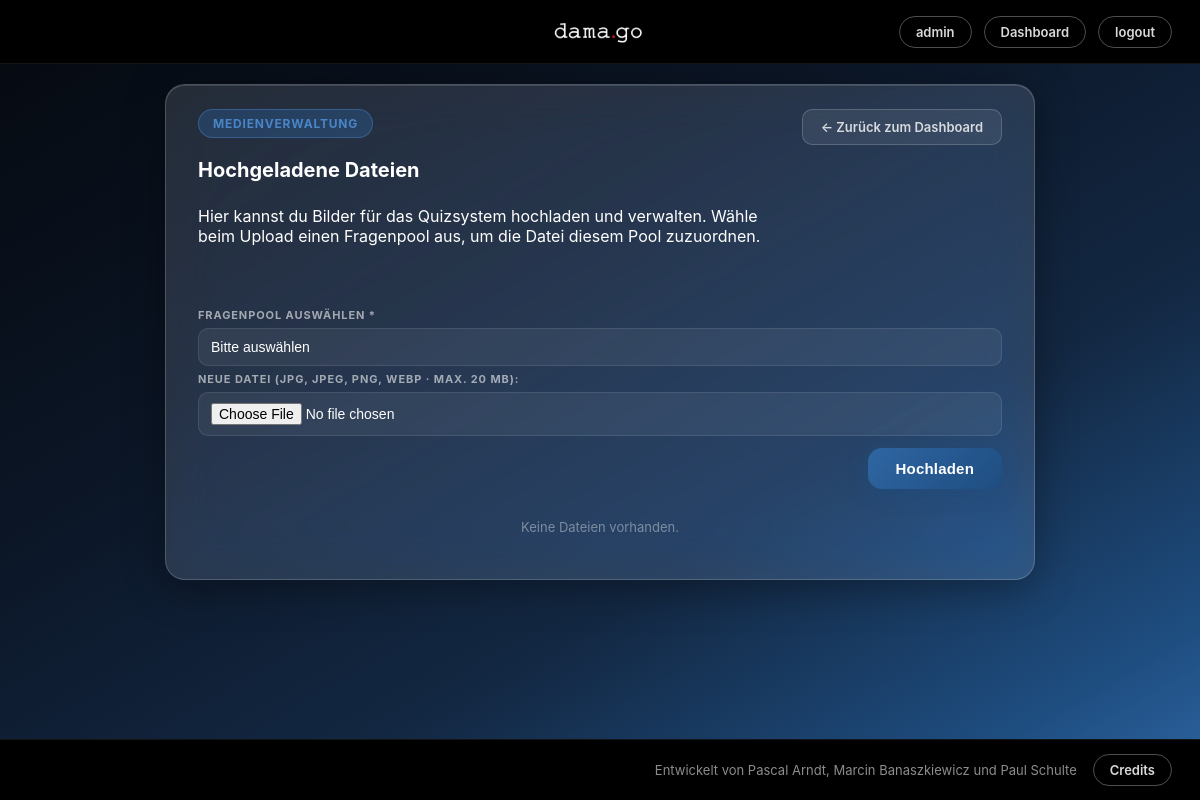
The app's page /PHP/manage_media.php (signed in), older data.
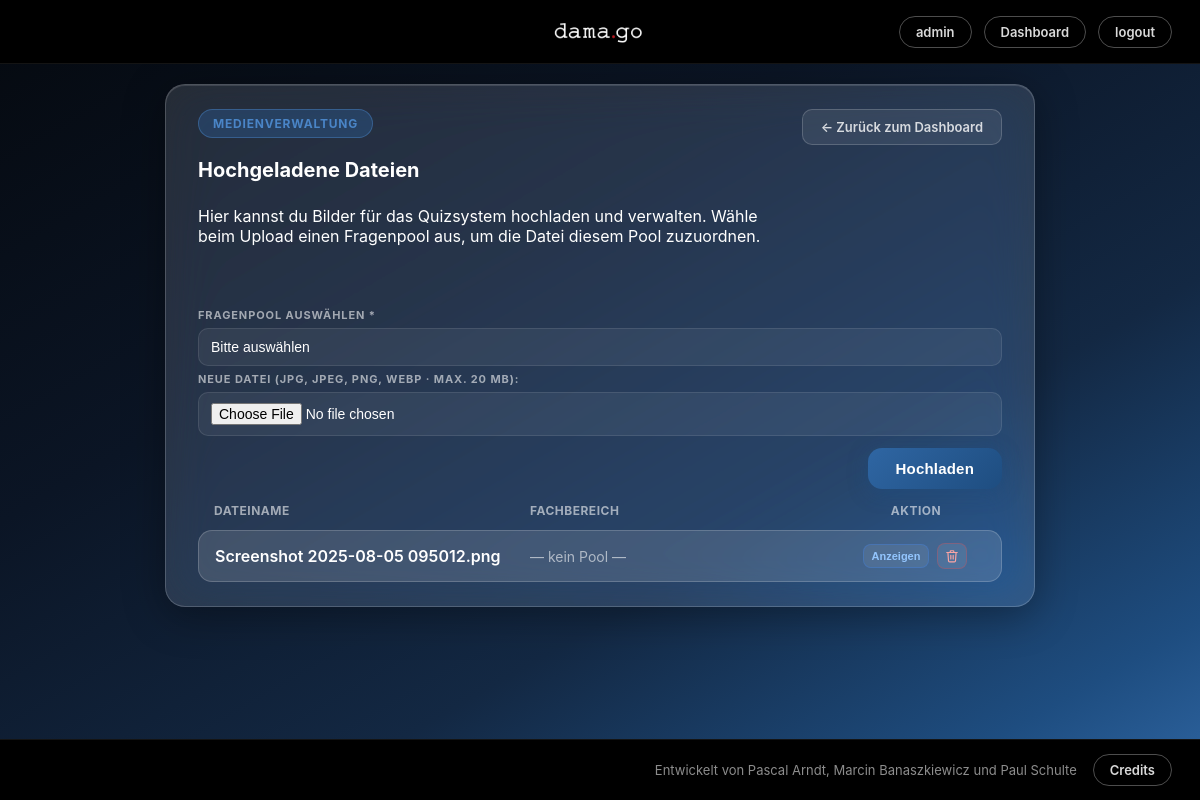
The same page, newer data.
### tables this page shows
CREATE TABLE `media_files` (
  `id` int(10) unsigned NOT NULL AUTO_INCREMENT,
  `file_name` varchar(255) NOT NULL,
  `original_name` varchar(255) NOT NULL,
  `mime_type` varchar(100) NOT NULL,
  `file_size` int(10) unsigned NOT NULL,
  `question_pool_id` int(10) unsigned DEFAULT NULL,
  `created_by` int(10) unsigned DEFAULT NULL,
  `created_at` datetime NOT NULL DEFAULT current_timestamp(),
  `deleted_at` datetime DEFAULT NULL,
  `deleted_by` int(10) unsigned DEFAULT NULL,
  PRIMARY KEY (`id`),
  UNIQUE KEY `uq_media_files_file_name` (`file_name`),
  KEY `idx_media_files_created_by` (`created_by`),
  KEY `idx_media_files_deleted_by` (`deleted_by`),
  KEY `idx_media_files_question_pool` (`question_pool_id`),
  CONSTRAINT `fk_media_files_created_by` FOREIGN KEY (`created_by`) REFERENCES `users` (`id`) ON DELETE SET NULL ON UPDATE CASCADE,
  CONSTRAINT `fk_media_files_deleted_by` FOREIGN KEY (`deleted_by`) REFERENCES `users` (`id`) ON DELETE SET NULL ON UPDATE CASCADE,
  CONSTRAINT `fk_media_files_question_pool` FOREIGN KEY (`question_pool_id`) REFERENCES `question_pools` (`id`) ON DELETE SET NULL ON UPDATE CASCADE
);

### PHP/manage_media.php (the view, shortened to what this page needs)
<?php
require_once 'db.php';
function e($value) {
    return htmlspecialchars((string) $value, ENT_QUOTES, 'UTF-8');
}
$uploadUrl = '../Uploads/Questions/';
$stmt = $pdo->query("
    SELECT m.*, p.name AS pool_name
    FROM media_files m
    LEFT JOIN question_pools p ON p.id = m.question_pool_id
    WHERE m.deleted_at IS NULL
    ORDER BY m.created_at DESC
");
$images = $stmt->fetchAll();
?>
<!DOCTYPE html>
<html lang="de">
<head>
<link rel="stylesheet" href="../CSS/style.css">
</head>
<body class="manage-questions-page media-page">
<?php include_once 'topbar.php'; ?>
<main class="play-layout">
<section class="quiz-main">
<div class="mq-topbar">
    <div class="mq-topbar-info">
        <span class="eyebrow">Medienverwaltung</span>
        <h2>Hochgeladene Dateien</h2>
        <p>Hier kannst du Bilder für das Quizsystem hochladen und verwalten. Wähle beim Upload einen Fragenpool aus, um die Datei diesem Pool zuzuordnen.</p>
    </div>
    <div class="mq-topbar-actions mq-topbar-actions-stacked">
        <a href="dashboard.php" class="back-button">← Zurück zum Dashboard</a>
    </div>
</div>
<div class="mq-toolbar">
    <form action="manage_media.php" method="POST" enctype="multipart/form-data" class="questions-form">
        <div class="form-group">
            <label>Fragenpool auswählen *</label>
            <select name="question_pool_id" required>
                <option value="">Bitte auswählen</option>
            </select>
        </div>
        <div class="form-group">
            <label>Neue Datei (JPG, JPEG, PNG, WebP · max. 20 MB):</label>
            <input type="file" name="image" accept=".jpg,.jpeg,.png,.webp" required>
        </div>
        <button type="submit" class="btn btn-primary">Hochladen</button>
    </form>
</div>
<?php if(empty($images)): ?>
    <div class="empty-list-hint">Keine Dateien vorhanden.</div>
<?php else: ?>
    <div class="media-list">
        <div class="media-list-head">
            <span>Dateiname</span>
            <span>Fachbereich</span>
            <span class="media-head-action">Aktion</span>
        </div>
        <?php foreach($images as $img): ?>
            <div class="media-row">
                <span class="media-row-name" title="<?php echo e($img['original_name']); ?>"><?php echo e($img['original_name']); ?></span>
                <span class="media-row-pool"><?php echo $img['pool_name'] ? e($img['pool_name']) : '— kein Pool —'; ?></span>
                <div class="media-row-actions">
                    <button type="button" class="btn-icon btn-edit"
                            onclick="openMediaModal(<?php echo htmlspecialchars(json_encode($uploadUrl . $img['file_name']), ENT_QUOTES); ?>, <?php echo htmlspecialchars(json_encode($img['original_name']), ENT_QUOTES); ?>)">
                        Anzeigen
                    </button>
                    <form method="POST" action="manage_media.php" onsubmit="return confirm('Datei wirklich löschen?');">
                        <button type="submit" class="btn-icon btn-delete" aria-label="Datei löschen" title="Datei löschen">
                        </button>
                    </form>
                </div>
            </div>
        <?php endforeach; ?>
    </div>
<?php endif; ?>
</section>
</main>
<?php include_once 'footbar.php'; ?>
</body>
</html>

Row changes from the older to the newer data that the page shows:
added media_files: original_name "Screenshot 2025-08-05 095012.png"
Text that changed along with them:
text no longer shown: "Keine Dateien vorhanden."
text now shown: "DATEINAME FACHBEREICH AKTION"
